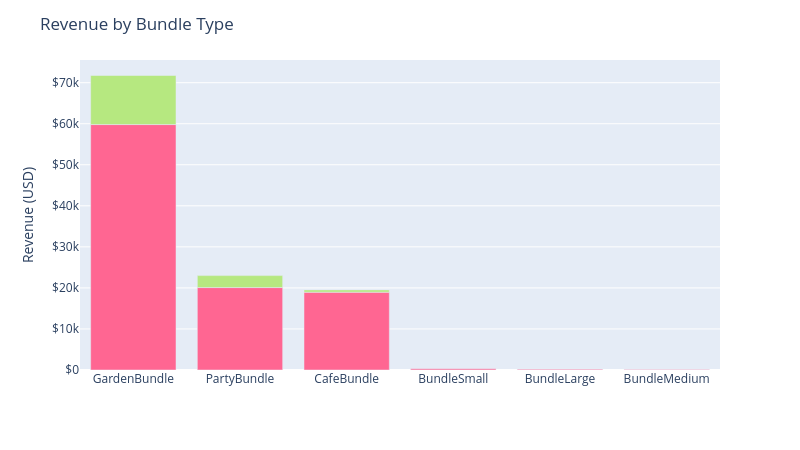

The notebook cell saved with this chart:
### Markdown cell above
## Revenue by Bundle Type

### Code cell
# Fixed identity color per bundle_type, kept stable regardless of ranking
bundle_colors = {
    'CafeBundle': '#2a78d6',
    'GardenBundle': '#eb6834',
    'PartyBundle': '#1baf7a',
    'BundleSmall': '#eda100',
    'BundleMedium': '#e87ba4',
    'BundleLarge': '#008300',
}

by_bundle = product_summary.groupby(['bundle_type','offer_quarter'], as_index=False).agg(
    usd_revenue=('usd_revenue', 'sum'),
    n_trans=('n_trans', 'sum'),
    n_offers=('product_id', 'nunique'),
).sort_values('usd_revenue', ascending=False)

fig = px.bar(
    by_bundle, x='bundle_type', y='usd_revenue', color='offer_quarter',
    color_discrete_map=bundle_colors,
    custom_data=['n_trans', 'n_offers'],
)
fig.update_traces(
    hovertemplate='Revenue: $%{y:,.0f}<br>Transactions: %{customdata[0]:,.0f}<br>Offers: %{customdata[1]}<extra></extra>'
)
fig.update_layout(
    title='Revenue by Bundle Type',
    xaxis=dict(title=None),
    yaxis=dict(title='Revenue (USD)', tickprefix='$'),
    height=450, width=800,
    showlegend=False,
)
fig.show()

### Figure 1 — Plotly figure (JSON) as saved in the notebook; plotly's stock layout.template omitted (floating-point values rounded to 4 significant figures)
{"data": [{"customdata": [[3707, 10], [417, 8], [3548, 16], [87, 2], [17, 2], [21, 2]], "hovertemplate": "Revenue: $%{y:,.0f}<br>Transactions: %{customdata[0]:,.0f}<br>Offers: %{customdata[1]}<extra></extra>", "legendgroup": "2025Q4", "marker": {"color": "#FF6692", "pattern": {"shape": ""}}, "name": "2025Q4", "orientation": "v", "showlegend": true, "textposition": "auto", "type": "bar", "x": ["GardenBundle", "PartyBundle", "CafeBundle", "BundleSmall", "BundleLarge", "BundleMedium"], "xaxis": "x", "y": [59800.0, 20080.0, 18950.0, 290.2, 185.6, 117.9], "yaxis": "y"}, {"customdata": [[668, 5], [55, 1], [137, 5]], "hovertemplate": "Revenue: $%{y:,.0f}<br>Transactions: %{customdata[0]:,.0f}<br>Offers: %{customdata[1]}<extra></extra>", "legendgroup": "2026Q3", "marker": {"color": "#B6E880", "pattern": {"shape": ""}}, "name": "2026Q3", "orientation": "v", "showlegend": true, "textposition": "auto", "type": "bar", "x": ["GardenBundle", "PartyBundle", "CafeBundle"], "xaxis": "x", "y": [11950.0, 2915.0, 560.5], "yaxis": "y"}], "layout": {"barmode": "relative", "height": 450, "legend": {"title": {"text": "offer_quarter"}, "tracegroupgap": 0}, "margin": {"t": 60}, "showlegend": false, "title": {"text": "Revenue by Bundle Type"}, "width": 800, "xaxis": {"anchor": "y", "domain": [0, 1], "title": {}}, "yaxis": {"anchor": "x", "domain": [0, 1], "tickprefix": "$", "title": {"text": "Revenue (USD)"}}}}
